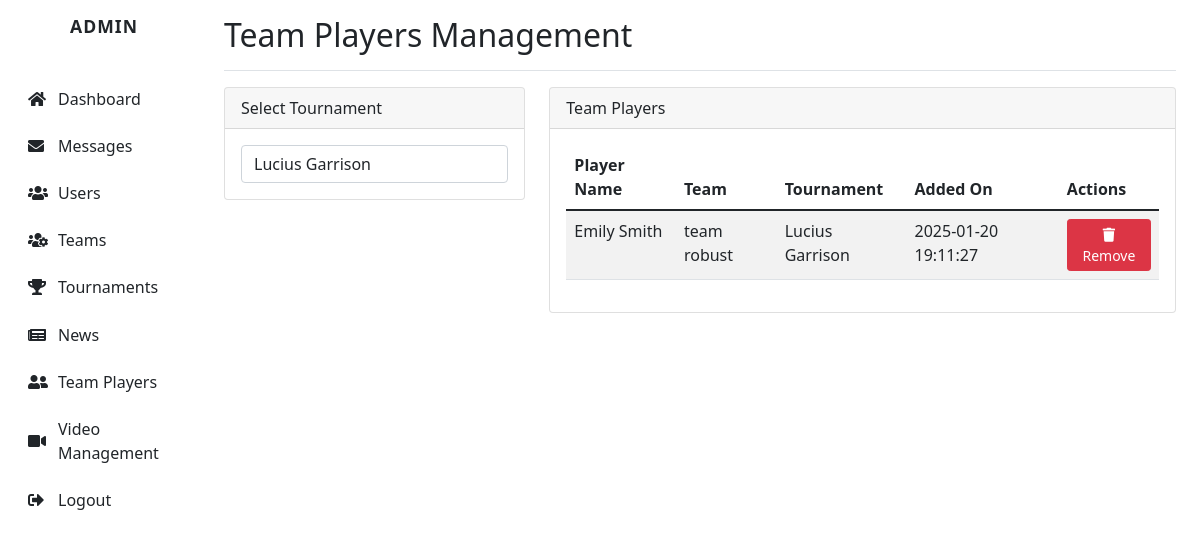
The page /Admin/team_players_old.php?tournament=7 (signed in) on the database its author committed.
### tables this page shows
CREATE TABLE `team_player` (
  `id` int(11) NOT NULL,
  `team_id` int(11) NOT NULL,
  `user_id` int(11) NOT NULL,
  `created_at` timestamp NOT NULL DEFAULT current_timestamp()
);

CREATE TABLE `contact` (
  `id` int(11) NOT NULL AUTO_INCREMENT,
  `full_name` varchar(100) NOT NULL,
  `email` varchar(100) NOT NULL,
  `message` text NOT NULL,
  `created_at` timestamp NOT NULL DEFAULT current_timestamp(),
  PRIMARY KEY (`id`)
);

CREATE TABLE `team` (
  `id` int(11) NOT NULL,
  `name` varchar(30) NOT NULL,
  `manager_id` int(11) DEFAULT NULL,
  `logo` varchar(100) DEFAULT NULL
);

CREATE TABLE `tournament` (
  `id` int(11) NOT NULL,
  `name` varchar(255) NOT NULL,
  `creator_id` int(11) DEFAULT NULL,
  `venue` varchar(40) NOT NULL,
  `region` varchar(40) NOT NULL,
  `district` varchar(40) NOT NULL,
  `thana` varchar(40) NOT NULL,
  `area` varchar(40) NOT NULL,
  `tour_type` varchar(10) NOT NULL,
  `start_date` date NOT NULL,
  `end_date` date DEFAULT NULL
);

### Admin/team_players_old.php (the view, shortened to what this page needs)
<?php
require_once 'config.php';
try {
    $tournaments_query = $conn->query("
        SELECT DISTINCT t.id, t.name
        FROM tournament t
        JOIN tournament_team tt ON t.id = tt.tournament_id
    ");
    $tournaments = $tournaments_query->fetchAll(PDO::FETCH_ASSOC);
} catch (PDOException $e) {
    $tournaments = [];
    $_SESSION['error'] = "Error fetching tournaments: " . $e->getMessage();
}
$selected_tournament = isset($_GET['tournament']) ? intval($_GET['tournament']) : null;
$team_players = [];
if ($selected_tournament) {
    try {
        $players_query = $conn->prepare("
            SELECT
                tp.id as player_id,
                c.full_name,
                t.name as team_name,
                tour.name as tournament_name,
                tp.created_at
            FROM team_player tp
            JOIN contact c ON tp.user_id = c.id
            JOIN team t ON tp.team_id = t.id
            JOIN tournament_team tt ON t.id = tt.team_id
            JOIN tournament tour ON tt.tournament_id = tour.id
            WHERE tour.id = :tournament_id
        ");
        $players_query->bindParam(':tournament_id', $selected_tournament, PDO::PARAM_INT);
        $players_query->execute();
        $team_players = $players_query->fetchAll(PDO::FETCH_ASSOC);
    } catch (PDOException $e) {
        $_SESSION['error'] = "Error fetching team players: " . $e->getMessage();
    }
}
?>
<!DOCTYPE html>
<html lang="en">
<head>
    <link href="https://cdn.jsdelivr.net/npm/bootstrap@5.1.3/dist/css/bootstrap.min.css" rel="stylesheet">
    <link href="https://cdnjs.cloudflare.com/ajax/libs/font-awesome/5.15.3/css/all.min.css" rel="stylesheet">
</head>
<body>
    <div class="container-fluid">
        <div class="row">
            <?php include 'component/sidebar.php'; ?>
            <main class="col-md-10 ms-sm-auto px-4">
                <div class="d-flex justify-content-between flex-wrap flex-md-nowrap align-items-center pt-3 pb-2 mb-3 border-bottom">
                    <h1 class="h2">Team Players Management</h1>
                </div>
                <div class="row">
                    <div class="col-md-4 mb-3">
                        <form method="get" action="team_players.php">
                            <div class="card">
                                <div class="card-header">
                                    Select Tournament
                                </div>
                                <div class="card-body">
                                    <select name="tournament" class="form-control" onchange="this.form.submit()">
                                        <?php foreach ($tournaments as $tournament): ?>
                                            <option value="<?php echo $tournament['id']; ?>"
                                                <?php echo ($selected_tournament == $tournament['id']) ? 'selected' : ''; ?>>
                                                <?php echo htmlspecialchars($tournament['name']); ?>
                                            </option>
                                        <?php endforeach; ?>
                                    </select>
                                </div>
                            </div>
                        </form>
                    </div>
                    <div class="col-md-8">
                        <?php if ($selected_tournament): ?>
                            <div class="card">
                                <div class="card-header">
                                    Team Players
                                </div>
                                <div class="card-body">
                                    <?php if (!empty($team_players)): ?>
                                        <div class="table-responsive">
                                            <table class="table table-striped table-hover">
                                                <thead>
                                                    <tr>
                                                        <th>Player Name</th>
                                                        <th>Team</th>
                                                        <th>Tournament</th>
                                                        <th>Added On</th>
                                                        <th>Actions</th>
                                                    </tr>
                                                </thead>
                                                <tbody>
                                                    <?php foreach ($team_players as $player): ?>
                                                    <tr>
                                                        <td><?php echo htmlspecialchars($player['full_name']); ?></td>
                                                        <td><?php echo htmlspecialchars($player['team_name']); ?></td>
                                                        <td><?php echo htmlspecialchars($player['tournament_name']); ?></td>
                                                        <td><?php echo htmlspecialchars($player['created_at']); ?></td>
                                                        <td>
                                                            <a href="team_players.php?tournament=<?php echo $selected_tournament; ?>&delete=<?php echo $player['player_id']; ?>"
                                                               class="btn btn-danger btn-sm"
                                                               onclick="return confirm('Are you sure you want to remove this player from the team?');">
                                                                <i class="fas fa-trash"></i> Remove
                                                            </a>
                                                        </td>
                                                    </tr>
                                                    <?php endforeach; ?>
                                                </tbody>
                                            </table>
                                        </div>
                                    <?php else: ?>
                                        <p class="text-center">No players found for this tournament.</p>
                                    <?php endif; ?>
                                </div>
                            </div>
                        <?php endif; ?>
                    </div>
                </div>
            </main>
        </div>
    </div>
</body>
</html>

### rows shown on the page
team_player: contact.full_name "Emily Smith", team.name "team robust", tournament.name "Lucius Garrison", created_at "2025-01-20 19:11:27"

### other values the page prints
form field tournament "Lucius Garrison"
